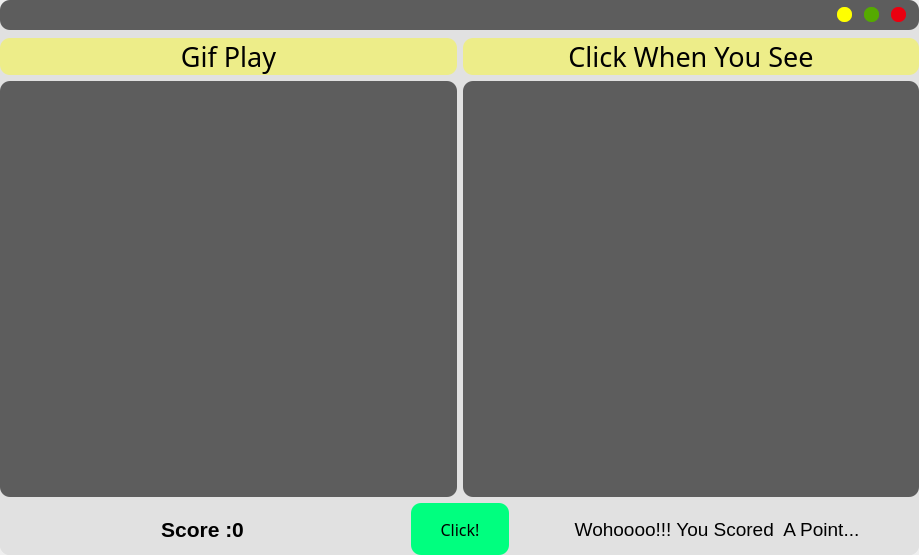
<?xml version="1.0" encoding="UTF-8"?>
<ui version="4.0">
 <class>MainWindow</class>
 <widget class="QMainWindow" name="MainWindow">
  <property name="geometry">
   <rect>
    <x>0</x>
    <y>0</y>
    <width>919</width>
    <height>555</height>
   </rect>
  </property>
  <property name="windowTitle">
   <string>MainWindow</string>
  </property>
  <widget class="QWidget" name="centralwidget">
   <property name="styleSheet">
    <string notr="true">background-color: rgb(225, 225, 225);
border-radius:10px;
</string>
   </property>
   <layout class="QHBoxLayout" name="horizontalLayout_7">
    <property name="spacing">
     <number>0</number>
    </property>
    <property name="leftMargin">
     <number>0</number>
    </property>
    <property name="topMargin">
     <number>0</number>
    </property>
    <property name="rightMargin">
     <number>0</number>
    </property>
    <property name="bottomMargin">
     <number>0</number>
    </property>
    <item>
     <layout class="QVBoxLayout" name="verticalLayout">
      <property name="spacing">
       <number>8</number>
      </property>
      <item>
       <widget class="QFrame" name="TitleBar_2">
        <property name="sizePolicy">
         <sizepolicy hsizetype="Preferred" vsizetype="Fixed">
          <horstretch>0</horstretch>
          <verstretch>0</verstretch>
         </sizepolicy>
        </property>
        <property name="minimumSize">
         <size>
          <width>0</width>
          <height>0</height>
         </size>
        </property>
        <property name="maximumSize">
         <size>
          <width>16777215</width>
          <height>30</height>
         </size>
        </property>
        <property name="styleSheet">
         <string notr="true">QFrame{

	
	background-color: rgba(0, 0, 0, 200);
	background-color: rgb(42, 8, 70);
	background-color: rgba(0, 0, 0, 150);


}</string>
        </property>
        <property name="frameShape">
         <enum>QFrame::StyledPanel</enum>
        </property>
        <property name="frameShadow">
         <enum>QFrame::Raised</enum>
        </property>
        <layout class="QHBoxLayout" name="horizontalLayout_6">
         <property name="spacing">
          <number>0</number>
         </property>
         <property name="leftMargin">
          <number>0</number>
         </property>
         <property name="topMargin">
          <number>0</number>
         </property>
         <property name="rightMargin">
          <number>0</number>
         </property>
         <property name="bottomMargin">
          <number>0</number>
         </property>
         <item>
          <widget class="QFrame" name="frame_5">
           <property name="cursor">
            <cursorShape>SizeAllCursor</cursorShape>
           </property>
           <property name="styleSheet">
            <string notr="true">background-color: qlineargradient(spread:pad, x1:0, y1:0, x2:1, y2:1, stop:0 rgba(0, 0, 0, 0), stop:1 rgba(255, 255, 255, 0));</string>
           </property>
           <property name="frameShape">
            <enum>QFrame::StyledPanel</enum>
           </property>
           <property name="frameShadow">
            <enum>QFrame::Raised</enum>
           </property>
           <layout class="QHBoxLayout" name="horizontalLayout_18">
            <property name="spacing">
             <number>0</number>
            </property>
            <property name="leftMargin">
             <number>0</number>
            </property>
            <property name="topMargin">
             <number>0</number>
            </property>
            <property name="rightMargin">
             <number>0</number>
            </property>
            <property name="bottomMargin">
             <number>0</number>
            </property>
           </layout>
          </widget>
         </item>
         <item>
          <widget class="QFrame" name="frame_6">
           <property name="sizePolicy">
            <sizepolicy hsizetype="Fixed" vsizetype="Fixed">
             <horstretch>0</horstretch>
             <verstretch>0</verstretch>
            </sizepolicy>
           </property>
           <property name="minimumSize">
            <size>
             <width>0</width>
             <height>25</height>
            </size>
           </property>
           <property name="maximumSize">
            <size>
             <width>100</width>
             <height>16777215</height>
            </size>
           </property>
           <property name="styleSheet">
            <string notr="true">background-color: qlineargradient(spread:pad, x1:0, y1:0, x2:1, y2:1, stop:0 rgba(0, 0, 0, 0), stop:1 rgba(255, 255, 255, 0));</string>
           </property>
           <property name="frameShape">
            <enum>QFrame::StyledPanel</enum>
           </property>
           <property name="frameShadow">
            <enum>QFrame::Raised</enum>
           </property>
           <layout class="QHBoxLayout" name="horizontalLayout_3">
            <property name="spacing">
             <number>0</number>
            </property>
            <property name="leftMargin">
             <number>6</number>
            </property>
            <property name="topMargin">
             <number>0</number>
            </property>
            <property name="rightMargin">
             <number>0</number>
            </property>
            <property name="bottomMargin">
             <number>0</number>
            </property>
            <item>
             <widget class="QPushButton" name="Minimizebtn_2">
              <property name="sizePolicy">
               <sizepolicy hsizetype="Fixed" vsizetype="Fixed">
                <horstretch>0</horstretch>
                <verstretch>0</verstretch>
               </sizepolicy>
              </property>
              <property name="maximumSize">
               <size>
                <width>15</width>
                <height>15</height>
               </size>
              </property>
              <property name="toolTip">
               <string>&lt;html&gt;&lt;head/&gt;&lt;body&gt;&lt;p&gt;Minimize&lt;/p&gt;&lt;/body&gt;&lt;/html&gt;</string>
              </property>
              <property name="styleSheet">
               <string notr="true">QPushButton{
	background-color: rgb(255, 255, 0);
border-radius:7px;
}
QPushButton::hover{
	background-color: rgba(255, 255, 0, 150);

}</string>
              </property>
              <property name="text">
               <string/>
              </property>
             </widget>
            </item>
            <item>
             <widget class="QPushButton" name="Maximizebtn_2">
              <property name="sizePolicy">
               <sizepolicy hsizetype="Fixed" vsizetype="Fixed">
                <horstretch>0</horstretch>
                <verstretch>0</verstretch>
               </sizepolicy>
              </property>
              <property name="maximumSize">
               <size>
                <width>15</width>
                <height>15</height>
               </size>
              </property>
              <property name="toolTip">
               <string>&lt;html&gt;&lt;head/&gt;&lt;body&gt;&lt;p&gt;Maximize&lt;/p&gt;&lt;/body&gt;&lt;/html&gt;</string>
              </property>
              <property name="styleSheet">
               <string notr="true">QPushButton{
	background-color: rgb(85, 170, 0);
border-radius:7px;
}
QPushButton::hover{
	background-color: rgba(85, 170, 0, 150);

}</string>
              </property>
              <property name="text">
               <string/>
              </property>
             </widget>
            </item>
            <item>
             <widget class="QPushButton" name="CloseButton_2">
              <property name="sizePolicy">
               <sizepolicy hsizetype="Fixed" vsizetype="Fixed">
                <horstretch>0</horstretch>
                <verstretch>0</verstretch>
               </sizepolicy>
              </property>
              <property name="maximumSize">
               <size>
                <width>15</width>
                <height>15</height>
               </size>
              </property>
              <property name="toolTip">
               <string>&lt;html&gt;&lt;head/&gt;&lt;body&gt;&lt;p&gt;Close&lt;/p&gt;&lt;/body&gt;&lt;/html&gt;</string>
              </property>
              <property name="styleSheet">
               <string notr="true">QPushButton{
	background-color: rgb(235, 0, 16);
border-radius:7px;
}
QPushButton::hover{
	background-color: rgba(255, 0, 0, 150);

}</string>
              </property>
              <property name="text">
               <string/>
              </property>
             </widget>
            </item>
           </layout>
          </widget>
         </item>
        </layout>
       </widget>
      </item>
      <item>
       <layout class="QGridLayout" name="gridLayout">
        <property name="spacing">
         <number>6</number>
        </property>
        <item row="2" column="1" colspan="2">
         <widget class="QPushButton" name="clickButton">
          <property name="sizePolicy">
           <sizepolicy hsizetype="Fixed" vsizetype="Fixed">
            <horstretch>0</horstretch>
            <verstretch>0</verstretch>
           </sizepolicy>
          </property>
          <property name="minimumSize">
           <size>
            <width>98</width>
            <height>52</height>
           </size>
          </property>
          <property name="font">
           <font>
            <family>Rockwell</family>
            <pointsize>12</pointsize>
           </font>
          </property>
          <property name="cursor">
           <cursorShape>PointingHandCursor</cursorShape>
          </property>
          <property name="styleSheet">
           <string notr="true">QPushButton{
border-radius:10px;
background-color: rgb(0, 255, 127);

}

QPushButton::hover{
background-color: rgb(255, 0, 0);

}</string>
          </property>
          <property name="text">
           <string>Click!</string>
          </property>
          <property name="flat">
           <bool>false</bool>
          </property>
         </widget>
        </item>
        <item row="0" column="0" colspan="2">
         <widget class="QLabel" name="label_3">
          <property name="sizePolicy">
           <sizepolicy hsizetype="Preferred" vsizetype="Fixed">
            <horstretch>0</horstretch>
            <verstretch>0</verstretch>
           </sizepolicy>
          </property>
          <property name="font">
           <font>
            <family>Rockwell</family>
            <pointsize>20</pointsize>
           </font>
          </property>
          <property name="styleSheet">
           <string notr="true">QLabel{
	background-color: rgba(255, 255, 0, 100);

}</string>
          </property>
          <property name="text">
           <string>Gif Play</string>
          </property>
          <property name="alignment">
           <set>Qt::AlignCenter</set>
          </property>
         </widget>
        </item>
        <item row="2" column="0">
         <widget class="QFrame" name="frame">
          <property name="sizePolicy">
           <sizepolicy hsizetype="Expanding" vsizetype="Preferred">
            <horstretch>0</horstretch>
            <verstretch>0</verstretch>
           </sizepolicy>
          </property>
          <property name="frameShape">
           <enum>QFrame::StyledPanel</enum>
          </property>
          <property name="frameShadow">
           <enum>QFrame::Raised</enum>
          </property>
          <layout class="QHBoxLayout" name="horizontalLayout">
           <item>
            <widget class="QLabel" name="scoreBoard">
             <property name="font">
              <font>
               <pointsize>16</pointsize>
               <weight>75</weight>
               <bold>true</bold>
              </font>
             </property>
             <property name="styleSheet">
              <string notr="true">QLabel{



}</string>
             </property>
             <property name="text">
              <string>Score :0</string>
             </property>
             <property name="alignment">
              <set>Qt::AlignCenter</set>
             </property>
            </widget>
           </item>
          </layout>
         </widget>
        </item>
        <item row="1" column="2" colspan="2">
         <widget class="QLabel" name="imageLabel">
          <property name="styleSheet">
           <string notr="true">background-color: rgba(0, 0, 0, 150);</string>
          </property>
          <property name="text">
           <string/>
          </property>
         </widget>
        </item>
        <item row="1" column="0" colspan="2">
         <widget class="QLabel" name="gifLabel">
          <property name="styleSheet">
           <string notr="true">background-color: rgba(0, 0, 0, 150);</string>
          </property>
          <property name="text">
           <string/>
          </property>
         </widget>
        </item>
        <item row="2" column="3">
         <widget class="QFrame" name="frame_3">
          <property name="sizePolicy">
           <sizepolicy hsizetype="Expanding" vsizetype="Preferred">
            <horstretch>0</horstretch>
            <verstretch>0</verstretch>
           </sizepolicy>
          </property>
          <property name="frameShape">
           <enum>QFrame::StyledPanel</enum>
          </property>
          <property name="frameShadow">
           <enum>QFrame::Raised</enum>
          </property>
          <layout class="QHBoxLayout" name="horizontalLayout_2">
           <property name="spacing">
            <number>5</number>
           </property>
           <property name="leftMargin">
            <number>5</number>
           </property>
           <property name="topMargin">
            <number>5</number>
           </property>
           <property name="rightMargin">
            <number>5</number>
           </property>
           <property name="bottomMargin">
            <number>5</number>
           </property>
           <item>
            <widget class="QLabel" name="celebrate_label">
             <property name="font">
              <font>
               <pointsize>14</pointsize>
              </font>
             </property>
             <property name="contextMenuPolicy">
              <enum>Qt::ActionsContextMenu</enum>
             </property>
             <property name="toolTipDuration">
              <number>1</number>
             </property>
             <property name="text">
              <string>Wohoooo!!! You Scored  A Point...</string>
             </property>
             <property name="alignment">
              <set>Qt::AlignCenter</set>
             </property>
            </widget>
           </item>
          </layout>
         </widget>
        </item>
        <item row="0" column="2" colspan="2">
         <widget class="QLabel" name="label_4">
          <property name="font">
           <font>
            <family>Rockwell</family>
            <pointsize>20</pointsize>
           </font>
          </property>
          <property name="styleSheet">
           <string notr="true">QLabel{
	background-color: rgba(255, 255, 0, 100);

}</string>
          </property>
          <property name="text">
           <string>Click When You See</string>
          </property>
          <property name="alignment">
           <set>Qt::AlignCenter</set>
          </property>
         </widget>
        </item>
       </layout>
      </item>
     </layout>
    </item>
   </layout>
  </widget>
 </widget>
 <resources/>
 <connections/>
</ui>
